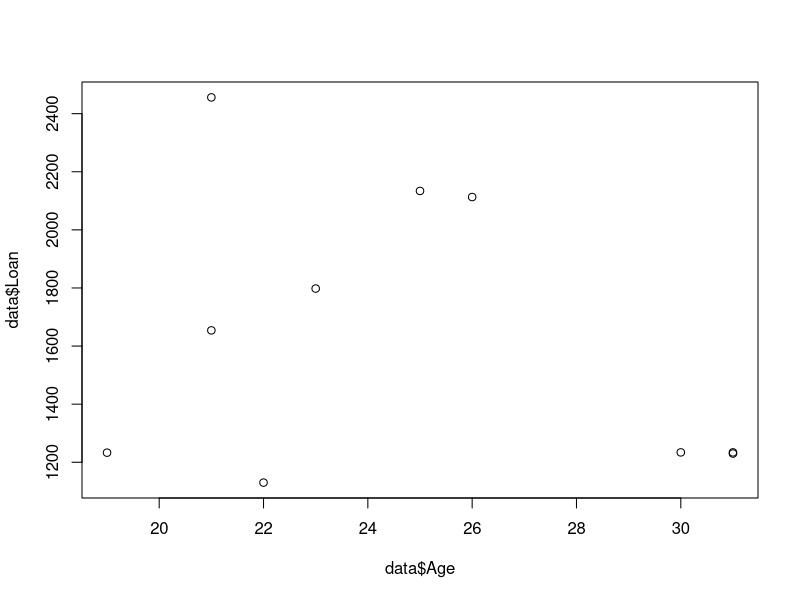

Source code (R): (Note: this script raises an error after producing the figure.)
data<-read.csv('loan.csv')
x<-readline("enter age")
y<-readline("enter amount")
z<-readline("enter k value")
age<-as.integer(x)
loan<-as.integer(y)
k<-as.integer(z)
plot(data$Age,data$Loan)
for(i in 1:nrow(data))
{
  data$distance[i]<-sqrt((data$Age[i]-age)**2+(data$Loan[i]-loan)**2)
}
df <-data[order(data$distance),]
count=0
for(i in 1:k)
{
 count=count+ifelse(data$Paid.[i]=="yes",1,-1)
}
if(count>0)
{
  print("Loan Approved")
}else if(count==0){
  print("Not Sure")
}else
{
  print("Not Approved")
}

